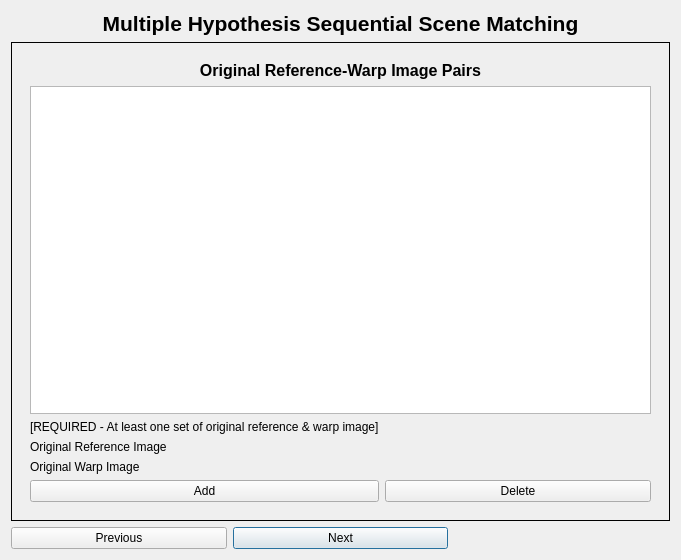
<?xml version="1.0" encoding="UTF-8"?>
<ui version="4.0">
 <class>MultiHypothesisDialogBase</class>
 <widget class="QDialog" name="MultiHypothesisDialogBase">
  <property name="geometry">
   <rect>
    <x>0</x>
    <y>0</y>
    <width>681</width>
    <height>560</height>
   </rect>
  </property>
  <property name="windowTitle">
   <string>Multiple Hypothesis Scene Matching</string>
  </property>
  <layout class="QGridLayout" name="gridLayout">
   <item row="2" column="1">
    <widget class="QPushButton" name="nextButton">
     <property name="text">
      <string>Next</string>
     </property>
    </widget>
   </item>
   <item row="0" column="0" colspan="3">
    <widget class="QLabel" name="title_label">
     <property name="text">
      <string>&lt;!DOCTYPE HTML PUBLIC &quot;-//W3C//DTD HTML 4.0//EN&quot; &quot;http://www.w3.org/TR/REC-html40/strict.dtd&quot;&gt;
&lt;html&gt;&lt;head&gt;&lt;meta name=&quot;qrichtext&quot; content=&quot;1&quot; /&gt;&lt;style type=&quot;text/css&quot;&gt;
p, li { white-space: pre-wrap; }
&lt;/style&gt;&lt;/head&gt;&lt;body style=&quot; font-family:'Sans Serif'; font-size:9pt; font-weight:400; font-style:normal;&quot;&gt;
&lt;p style=&quot; margin-top:0px; margin-bottom:0px; margin-left:0px; margin-right:0px; -qt-block-indent:0; text-indent:0px;&quot;&gt;&lt;span style=&quot; font-size:16pt; font-weight:600;&quot;&gt;Multiple Hypothesis Sequential Scene Matching&lt;/span&gt;&lt;/p&gt;&lt;/body&gt;&lt;/html&gt;</string>
     </property>
     <property name="alignment">
      <set>Qt::AlignCenter</set>
     </property>
    </widget>
   </item>
   <item row="2" column="0">
    <widget class="QPushButton" name="previousButton">
     <property name="text">
      <string>Previous</string>
     </property>
    </widget>
   </item>
   <item row="1" column="0" colspan="3">
    <widget class="QStackedWidget" name="stackedWidget">
     <property name="frameShape">
      <enum>QFrame::Box</enum>
     </property>
     <property name="currentIndex">
      <number>3</number>
     </property>
     <widget class="QWidget" name="page">
      <layout class="QGridLayout" name="gridLayout_2">
       <item row="0" column="0">
        <layout class="QFormLayout" name="formLayout">
         <item row="1" column="0">
          <widget class="QLabel" name="transformationTypeLabel">
           <property name="text">
            <string>Transformation Type</string>
           </property>
          </widget>
         </item>
         <item row="1" column="1">
          <widget class="QComboBox" name="transformationTypeComboBox">
           <item>
            <property name="text">
             <string>Affine Transform</string>
            </property>
           </item>
           <item>
            <property name="text">
             <string>Projective Transform</string>
            </property>
           </item>
           <item>
            <property name="text">
             <string>Linear Conformal Transform</string>
            </property>
           </item>
           <item>
            <property name="text">
             <string>Polynomial</string>
            </property>
           </item>
          </widget>
         </item>
         <item row="2" column="0">
          <widget class="QLabel" name="downsampleInputImageLabel">
           <property name="text">
            <string>Downsample Input Image</string>
           </property>
          </widget>
         </item>
         <item row="3" column="0">
          <widget class="QLabel" name="windowSizeLabel">
           <property name="text">
            <string>Window Size</string>
           </property>
          </widget>
         </item>
         <item row="3" column="1">
          <widget class="QSpinBox" name="windowSizeSpinBox">
           <property name="autoFillBackground">
            <bool>false</bool>
           </property>
           <property name="maximum">
            <number>1920</number>
           </property>
           <property name="value">
            <number>140</number>
           </property>
          </widget>
         </item>
         <item row="5" column="0">
          <widget class="QLabel" name="interpolationMethodLabel">
           <property name="text">
            <string>Interpolation Method</string>
           </property>
          </widget>
         </item>
         <item row="5" column="1">
          <widget class="QComboBox" name="interpolationMethodComboBox">
           <item>
            <property name="text">
             <string>Nearest-Neighbor</string>
            </property>
           </item>
           <item>
            <property name="text">
             <string>Bilinear</string>
            </property>
           </item>
           <item>
            <property name="text">
             <string>Pixel area relation</string>
            </property>
           </item>
           <item>
            <property name="text">
             <string>Bicubic</string>
            </property>
           </item>
          </widget>
         </item>
         <item row="6" column="0">
          <widget class="QLabel" name="searchMethodLabel">
           <property name="text">
            <string>Search Method</string>
           </property>
          </widget>
         </item>
         <item row="6" column="1">
          <widget class="QComboBox" name="searchMethodComboBox">
           <item>
            <property name="text">
             <string>Sequential Search</string>
            </property>
           </item>
           <item>
            <property name="text">
             <string>Coarse To Fine</string>
            </property>
           </item>
          </widget>
         </item>
         <item row="7" column="0">
          <widget class="QLabel" name="similarityMetricsLabel">
           <property name="text">
            <string>Similarity Metrics</string>
           </property>
          </widget>
         </item>
         <item row="7" column="1">
          <widget class="QComboBox" name="similarityMetricsComboBox">
           <item>
            <property name="text">
             <string>XOR</string>
            </property>
           </item>
           <item>
            <property name="text">
             <string>SAD</string>
            </property>
           </item>
           <item>
            <property name="text">
             <string>SSD</string>
            </property>
           </item>
           <item>
            <property name="text">
             <string>MI</string>
            </property>
           </item>
          </widget>
         </item>
         <item row="9" column="0">
          <widget class="QLabel" name="borderPaddingValueLabel">
           <property name="text">
            <string>Border Padding Value</string>
           </property>
          </widget>
         </item>
         <item row="9" column="1">
          <widget class="QDoubleSpinBox" name="borderPaddingValueDoubleSpinBox">
           <property name="minimum">
            <double>-100.000000000000000</double>
           </property>
           <property name="maximum">
            <double>100.000000000000000</double>
           </property>
           <property name="value">
            <double>-1.000000000000000</double>
           </property>
          </widget>
         </item>
         <item row="10" column="0">
          <widget class="QLabel" name="scaleIncrementValueLabel">
           <property name="text">
            <string>Scale Increment Value</string>
           </property>
          </widget>
         </item>
         <item row="10" column="1">
          <widget class="QDoubleSpinBox" name="scaleIncrementValueQDoubleSpinBox">
           <property name="minimum">
            <double>-100.000000000000000</double>
           </property>
           <property name="maximum">
            <double>100.000000000000000</double>
           </property>
           <property name="value">
            <double>0.050000000000000</double>
           </property>
          </widget>
         </item>
         <item row="11" column="0">
          <widget class="QLabel" name="rotationIncrementValueLabel">
           <property name="text">
            <string>Rotation Increment Value</string>
           </property>
          </widget>
         </item>
         <item row="11" column="1">
          <widget class="QDoubleSpinBox" name="rotationIncrementValueDoubleSpinBox">
           <property name="minimum">
            <double>-100.000000000000000</double>
           </property>
           <property name="maximum">
            <double>100.000000000000000</double>
           </property>
           <property name="value">
            <double>1.000000000000000</double>
           </property>
          </widget>
         </item>
         <item row="12" column="0">
          <widget class="QLabel" name="lowerRotationFactorBoundLabel">
           <property name="text">
            <string>Lower Rotational Bound</string>
           </property>
          </widget>
         </item>
         <item row="12" column="1">
          <widget class="QDoubleSpinBox" name="lowerRotationFactorBoundDoubleSpinBox">
           <property name="minimum">
            <double>-180.000000000000000</double>
           </property>
           <property name="maximum">
            <double>180.000000000000000</double>
           </property>
          </widget>
         </item>
         <item row="13" column="0">
          <widget class="QLabel" name="upperRotationFactorBoundLabel">
           <property name="text">
            <string>Upper Rotational Bound</string>
           </property>
          </widget>
         </item>
         <item row="13" column="1">
          <widget class="QDoubleSpinBox" name="upperRotationFactorBoundDoubleSpinBox">
           <property name="minimum">
            <double>-180.000000000000000</double>
           </property>
           <property name="maximum">
            <double>180.000000000000000</double>
           </property>
          </widget>
         </item>
         <item row="14" column="0">
          <widget class="QLabel" name="logFileLabel">
           <property name="text">
            <string>Log File</string>
           </property>
          </widget>
         </item>
         <item row="14" column="1">
          <widget class="QgsFileWidget" name="logFileQgsFileWidget">
           <property name="dialogTitle">
            <string>Create or select a log file</string>
           </property>
           <property name="filter">
            <string>*.log;; *.txt;; *.*</string>
           </property>
           <property name="defaultRoot">
            <string/>
           </property>
           <property name="storageMode">
            <enum>QgsFileWidget::SaveFile</enum>
           </property>
          </widget>
         </item>
         <item row="15" column="0">
          <widget class="QLabel" name="bandLabel">
           <property name="text">
            <string>Band</string>
           </property>
          </widget>
         </item>
         <item row="15" column="1">
          <widget class="QSpinBox" name="bandSpinBox">
           <property name="minimum">
            <number>1</number>
           </property>
          </widget>
         </item>
         <item row="0" column="0">
          <widget class="QLabel" name="numberOfTestsLabel">
           <property name="text">
            <string>Number of Tests</string>
           </property>
          </widget>
         </item>
         <item row="0" column="1">
          <widget class="QSpinBox" name="numberOfTestsSpinBox">
           <property name="minimum">
            <number>1</number>
           </property>
           <property name="maximum">
            <number>6</number>
           </property>
           <property name="value">
            <number>3</number>
           </property>
          </widget>
         </item>
         <item row="8" column="0">
          <widget class="QLabel" name="paddingLabel">
           <property name="text">
            <string>Padding</string>
           </property>
          </widget>
         </item>
         <item row="8" column="1">
          <widget class="QSpinBox" name="paddingSpinBox">
           <property name="minimum">
            <number>-10000</number>
           </property>
           <property name="maximum">
            <number>10000</number>
           </property>
          </widget>
         </item>
         <item row="2" column="1">
          <widget class="QgsSpinBox" name="downsampleQgsSpinBox">
           <property name="minimum">
            <number>1</number>
           </property>
           <property name="maximum">
            <number>10</number>
           </property>
          </widget>
         </item>
         <item row="4" column="0">
          <widget class="QLabel" name="label">
           <property name="text">
            <string>Warp Window</string>
           </property>
          </widget>
         </item>
         <item row="4" column="1">
          <widget class="QgsSpinBox" name="warpWindowQgsSpinBox"/>
         </item>
        </layout>
       </item>
      </layout>
     </widget>
     <widget class="QWidget" name="page_2">
      <layout class="QGridLayout" name="gridLayout_3">
       <item row="0" column="0">
        <widget class="QWidget" name="widget_3" native="true">
         <property name="autoFillBackground">
          <bool>false</bool>
         </property>
         <layout class="QGridLayout" name="gridLayout_6">
          <item row="0" column="0" colspan="2">
           <widget class="QLabel" name="title_label_4">
            <property name="text">
             <string>&lt;!DOCTYPE HTML PUBLIC &quot;-//W3C//DTD HTML 4.0//EN&quot; &quot;http://www.w3.org/TR/REC-html40/strict.dtd&quot;&gt;
&lt;html&gt;&lt;head&gt;&lt;meta name=&quot;qrichtext&quot; content=&quot;1&quot; /&gt;&lt;style type=&quot;text/css&quot;&gt;
p, li { white-space: pre-wrap; }
&lt;/style&gt;&lt;/head&gt;&lt;body style=&quot; font-family:'Sans Serif'; font-size:9pt; font-weight:400; font-style:normal;&quot;&gt;
&lt;p style=&quot; margin-top:0px; margin-bottom:0px; margin-left:0px; margin-right:0px; -qt-block-indent:0; text-indent:0px;&quot;&gt;&lt;span style=&quot; font-size:12pt; font-weight:600;&quot;&gt;Scaling&lt;/span&gt;&lt;/p&gt;&lt;/body&gt;&lt;/html&gt;</string>
            </property>
            <property name="alignment">
             <set>Qt::AlignCenter</set>
            </property>
           </widget>
          </item>
          <item row="1" column="0" colspan="2">
           <widget class="QListWidget" name="scalingList"/>
          </item>
          <item row="2" column="0" colspan="2">
           <layout class="QFormLayout" name="formLayout_2">
            <item row="0" column="0">
             <widget class="QLabel" name="scalingLowerValueLabel">
              <property name="text">
               <string>Scaling Lower Value</string>
              </property>
             </widget>
            </item>
            <item row="0" column="1">
             <widget class="QDoubleSpinBox" name="scalingLowerValueDoubleSpinBox">
              <property name="maximum">
               <double>100.000000000000000</double>
              </property>
              <property name="value">
               <double>1.000000000000000</double>
              </property>
             </widget>
            </item>
            <item row="1" column="0">
             <widget class="QLabel" name="scalingUpperValueLabel">
              <property name="text">
               <string>Scaling Upper Value</string>
              </property>
             </widget>
            </item>
            <item row="1" column="1">
             <widget class="QDoubleSpinBox" name="scalingUpperValueDoubleSpinBox">
              <property name="maximum">
               <double>100.000000000000000</double>
              </property>
              <property name="value">
               <double>1.000000000000000</double>
              </property>
             </widget>
            </item>
           </layout>
          </item>
          <item row="3" column="0">
           <widget class="QPushButton" name="scalingAddButton">
            <property name="text">
             <string>Add</string>
            </property>
           </widget>
          </item>
          <item row="3" column="1">
           <widget class="QPushButton" name="scalingDeleteButton">
            <property name="text">
             <string>Delete</string>
            </property>
           </widget>
          </item>
         </layout>
        </widget>
       </item>
      </layout>
     </widget>
     <widget class="QWidget" name="page_3">
      <layout class="QGridLayout" name="gridLayout_4">
       <item row="0" column="0">
        <widget class="QWidget" name="widget_2" native="true">
         <property name="autoFillBackground">
          <bool>false</bool>
         </property>
         <layout class="QGridLayout" name="gridLayout_7">
          <item row="0" column="0" colspan="2">
           <widget class="QLabel" name="title_label_2">
            <property name="text">
             <string>&lt;!DOCTYPE HTML PUBLIC &quot;-//W3C//DTD HTML 4.0//EN&quot; &quot;http://www.w3.org/TR/REC-html40/strict.dtd&quot;&gt;
&lt;html&gt;&lt;head&gt;&lt;meta name=&quot;qrichtext&quot; content=&quot;1&quot; /&gt;&lt;style type=&quot;text/css&quot;&gt;
p, li { white-space: pre-wrap; }
&lt;/style&gt;&lt;/head&gt;&lt;body style=&quot; font-family:'Sans Serif'; font-size:9pt; font-weight:400; font-style:normal;&quot;&gt;
&lt;p style=&quot; margin-top:0px; margin-bottom:0px; margin-left:0px; margin-right:0px; -qt-block-indent:0; text-indent:0px;&quot;&gt;&lt;span style=&quot; font-size:12pt; font-weight:600;&quot;&gt;Feature Images&lt;/span&gt;&lt;/p&gt;&lt;/body&gt;&lt;/html&gt;</string>
            </property>
            <property name="alignment">
             <set>Qt::AlignCenter</set>
            </property>
           </widget>
          </item>
          <item row="1" column="0" colspan="2">
           <widget class="QListWidget" name="featureImageList"/>
          </item>
          <item row="4" column="0">
           <widget class="QPushButton" name="featureImageAddButton">
            <property name="text">
             <string>Add</string>
            </property>
           </widget>
          </item>
          <item row="3" column="0" colspan="2">
           <layout class="QFormLayout" name="formLayout_3">
            <item row="0" column="0">
             <widget class="QLabel" name="referenceTopLeftLabel">
              <property name="text">
               <string>Reference Top Left</string>
              </property>
             </widget>
            </item>
            <item row="0" column="1">
             <widget class="QLineEdit" name="referenceTopLeftLineEdit">
              <property name="text">
               <string>[1000,300]</string>
              </property>
             </widget>
            </item>
            <item row="1" column="0">
             <widget class="QLabel" name="displacementLabel">
              <property name="text">
               <string>Displacement</string>
              </property>
             </widget>
            </item>
            <item row="1" column="1">
             <widget class="QLineEdit" name="displacementLineEdit">
              <property name="text">
               <string>[0,0]</string>
              </property>
             </widget>
            </item>
            <item row="2" column="0">
             <widget class="QLabel" name="featureReferenceImageLabel">
              <property name="text">
               <string>Feature Reference Image</string>
              </property>
             </widget>
            </item>
            <item row="2" column="1">
             <widget class="QgsFileWidget" name="featureReferenceImageQgsFileWidget">
              <property name="dialogTitle">
               <string>Select the Feature Reference Image</string>
              </property>
              <property name="filter">
               <string>*.tif *.tiff *.gtif ;;*.img ;; *.*</string>
              </property>
             </widget>
            </item>
            <item row="3" column="0">
             <widget class="QLabel" name="featureWarpImageLabel">
              <property name="text">
               <string>Feature Warp Image</string>
              </property>
             </widget>
            </item>
            <item row="3" column="1">
             <widget class="QgsFileWidget" name="featureWarpImageQgsFileWidget">
              <property name="dialogTitle">
               <string>Select the Feature Warp Image</string>
              </property>
              <property name="filter">
               <string>*.tif *.tiff *.gtif ;;*.img ;; *.*</string>
              </property>
             </widget>
            </item>
           </layout>
          </item>
          <item row="4" column="1">
           <widget class="QPushButton" name="featureImageDeleteButton">
            <property name="text">
             <string>Delete</string>
            </property>
           </widget>
          </item>
          <item row="2" column="0">
           <widget class="QLabel" name="label_3">
            <property name="text">
             <string>[REQUIRED - At least one set of feature reference &amp; warp image]</string>
            </property>
           </widget>
          </item>
         </layout>
        </widget>
       </item>
      </layout>
     </widget>
     <widget class="QWidget" name="page_5">
      <layout class="QGridLayout" name="gridLayout_10">
       <item row="0" column="0">
        <widget class="QWidget" name="widget_5" native="true">
         <property name="autoFillBackground">
          <bool>false</bool>
         </property>
         <layout class="QGridLayout" name="gridLayout_9">
          <item row="5" column="0" colspan="2">
           <layout class="QFormLayout" name="formLayout_5">
            <item row="0" column="0">
             <widget class="QLabel" name="originalWarpImageLabel">
              <property name="text">
               <string>Original Warp Image</string>
              </property>
             </widget>
            </item>
            <item row="0" column="1">
             <widget class="QgsFileWidget" name="originalWarpImageQgsFileWidget">
              <property name="dialogTitle">
               <string>Select the Feature Warp Image</string>
              </property>
              <property name="filter">
               <string>*.tif *.tiff *.gtif ;;*.img ;; *.*</string>
              </property>
             </widget>
            </item>
           </layout>
          </item>
          <item row="3" column="0">
           <widget class="QLabel" name="label_2">
            <property name="text">
             <string>[REQUIRED - At least one set of original reference &amp; warp image]</string>
            </property>
           </widget>
          </item>
          <item row="6" column="0">
           <widget class="QPushButton" name="originalImageAddButton">
            <property name="text">
             <string>Add</string>
            </property>
           </widget>
          </item>
          <item row="6" column="1">
           <widget class="QPushButton" name="originalImageDeleteButton">
            <property name="text">
             <string>Delete</string>
            </property>
           </widget>
          </item>
          <item row="2" column="0" colspan="2">
           <widget class="QListWidget" name="originalImageList"/>
          </item>
          <item row="0" column="0" colspan="2">
           <widget class="QLabel" name="title_label_3">
            <property name="text">
             <string>&lt;!DOCTYPE HTML PUBLIC &quot;-//W3C//DTD HTML 4.0//EN&quot; &quot;http://www.w3.org/TR/REC-html40/strict.dtd&quot;&gt;
&lt;html&gt;&lt;head&gt;&lt;meta name=&quot;qrichtext&quot; content=&quot;1&quot; /&gt;&lt;style type=&quot;text/css&quot;&gt;
p, li { white-space: pre-wrap; }
&lt;/style&gt;&lt;/head&gt;&lt;body style=&quot; font-family:'Sans Serif'; font-size:9pt; font-weight:400; font-style:normal;&quot;&gt;
&lt;p style=&quot; margin-top:0px; margin-bottom:0px; margin-left:0px; margin-right:0px; -qt-block-indent:0; text-indent:0px;&quot;&gt;&lt;span style=&quot; font-size:12pt; font-weight:600;&quot;&gt;Original Reference-Warp Image Pairs&lt;/span&gt;&lt;/p&gt;&lt;/body&gt;&lt;/html&gt;</string>
            </property>
            <property name="alignment">
             <set>Qt::AlignCenter</set>
            </property>
           </widget>
          </item>
          <item row="4" column="0" colspan="2">
           <layout class="QFormLayout" name="formLayout_6">
            <item row="0" column="0">
             <widget class="QLabel" name="featureWarpImageLabel_3">
              <property name="text">
               <string>Original Reference Image</string>
              </property>
             </widget>
            </item>
            <item row="0" column="1">
             <widget class="QgsFileWidget" name="originalReferenceImageQgsFileWidget">
              <property name="dialogTitle">
               <string>Select the Feature Warp Image</string>
              </property>
              <property name="filter">
               <string>*.tif *.tiff *.gtif ;;*.img ;; *.*</string>
              </property>
             </widget>
            </item>
           </layout>
          </item>
         </layout>
        </widget>
       </item>
      </layout>
     </widget>
     <widget class="QWidget" name="page_4">
      <layout class="QGridLayout" name="gridLayout_5">
       <item row="0" column="0">
        <widget class="QWidget" name="widget_4" native="true">
         <property name="autoFillBackground">
          <bool>false</bool>
         </property>
         <layout class="QGridLayout" name="gridLayout_8">
          <item row="0" column="0">
           <widget class="QLabel" name="title_label_5">
            <property name="maximumSize">
             <size>
              <width>16777215</width>
              <height>30</height>
             </size>
            </property>
            <property name="text">
             <string>&lt;!DOCTYPE HTML PUBLIC &quot;-//W3C//DTD HTML 4.0//EN&quot; &quot;http://www.w3.org/TR/REC-html40/strict.dtd&quot;&gt;
&lt;html&gt;&lt;head&gt;&lt;meta name=&quot;qrichtext&quot; content=&quot;1&quot; /&gt;&lt;style type=&quot;text/css&quot;&gt;
p, li { white-space: pre-wrap; }
&lt;/style&gt;&lt;/head&gt;&lt;body style=&quot; font-family:'Sans Serif'; font-size:9pt; font-weight:400; font-style:normal;&quot;&gt;
&lt;p style=&quot; margin-top:0px; margin-bottom:0px; margin-left:0px; margin-right:0px; -qt-block-indent:0; text-indent:0px;&quot;&gt;&lt;span style=&quot; font-size:12pt; font-weight:600;&quot;&gt;Output Image Filenames&lt;/span&gt;&lt;/p&gt;&lt;/body&gt;&lt;/html&gt;</string>
            </property>
            <property name="alignment">
             <set>Qt::AlignCenter</set>
            </property>
           </widget>
          </item>
          <item row="1" column="0">
           <layout class="QFormLayout" name="formLayout_4">
            <item row="0" column="0">
             <widget class="QLabel" name="outputDirectoryLabel">
              <property name="text">
               <string>Output Directory</string>
              </property>
             </widget>
            </item>
            <item row="0" column="1">
             <widget class="QgsFileWidget" name="outputDirectoryQgsFileWidget">
              <property name="dialogTitle">
               <string>Select the output directory</string>
              </property>
              <property name="storageMode">
               <enum>QgsFileWidget::GetDirectory</enum>
              </property>
             </widget>
            </item>
            <item row="1" column="0">
             <widget class="QLabel" name="referenceUnionLabel">
              <property name="text">
               <string>Reference Union</string>
              </property>
             </widget>
            </item>
            <item row="1" column="1">
             <widget class="QLineEdit" name="referenceUnionLineEdit">
              <property name="text">
               <string>refUnion.tif</string>
              </property>
             </widget>
            </item>
            <item row="2" column="0">
             <widget class="QLabel" name="warpUnionLabel">
              <property name="text">
               <string>Warp Union</string>
              </property>
             </widget>
            </item>
            <item row="2" column="1">
             <widget class="QLineEdit" name="warpUnionLineEdit">
              <property name="text">
               <string>warpUnion.tif</string>
              </property>
             </widget>
            </item>
            <item row="3" column="0">
             <widget class="QLabel" name="warpIntersectLabel">
              <property name="text">
               <string>Warp Intersect</string>
              </property>
             </widget>
            </item>
            <item row="3" column="1">
             <widget class="QLineEdit" name="warpIntersectLineEdit">
              <property name="text">
               <string>warpIntersect.tif</string>
              </property>
             </widget>
            </item>
            <item row="4" column="0">
             <widget class="QLabel" name="trasformationMatrixLabel">
              <property name="text">
               <string>Trasformation Matrix</string>
              </property>
             </widget>
            </item>
            <item row="4" column="1">
             <widget class="QLineEdit" name="trasformationMatrixLineEdit">
              <property name="text">
               <string>transMat.csv</string>
              </property>
             </widget>
            </item>
            <item row="5" column="0">
             <widget class="QLabel" name="finalControlPointsLabel">
              <property name="text">
               <string>Final Control Points</string>
              </property>
             </widget>
            </item>
            <item row="5" column="1">
             <widget class="QLineEdit" name="finalControlPointsLineEdit">
              <property name="text">
               <string>finalControlPoints.csv</string>
              </property>
             </widget>
            </item>
           </layout>
          </item>
         </layout>
        </widget>
       </item>
       <item row="1" column="0">
        <widget class="QDialogButtonBox" name="button_box">
         <property name="orientation">
          <enum>Qt::Horizontal</enum>
         </property>
         <property name="standardButtons">
          <set>QDialogButtonBox::Cancel|QDialogButtonBox::Ok</set>
         </property>
         <property name="centerButtons">
          <bool>false</bool>
         </property>
        </widget>
       </item>
      </layout>
     </widget>
    </widget>
   </item>
  </layout>
 </widget>
 <customwidgets>
  <customwidget>
   <class>QgsFileWidget</class>
   <extends>QWidget</extends>
   <header>qgsfilewidget.h</header>
  </customwidget>
  <customwidget>
   <class>QgsSpinBox</class>
   <extends>QSpinBox</extends>
   <header>qgsspinbox.h</header>
  </customwidget>
 </customwidgets>
 <resources/>
 <connections>
  <connection>
   <sender>button_box</sender>
   <signal>accepted()</signal>
   <receiver>MultiHypothesisDialogBase</receiver>
   <slot>accept()</slot>
   <hints>
    <hint type="sourcelabel">
     <x>20</x>
     <y>20</y>
    </hint>
    <hint type="destinationlabel">
     <x>20</x>
     <y>20</y>
    </hint>
   </hints>
  </connection>
  <connection>
   <sender>button_box</sender>
   <signal>rejected()</signal>
   <receiver>MultiHypothesisDialogBase</receiver>
   <slot>reject()</slot>
   <hints>
    <hint type="sourcelabel">
     <x>20</x>
     <y>20</y>
    </hint>
    <hint type="destinationlabel">
     <x>20</x>
     <y>20</y>
    </hint>
   </hints>
  </connection>
 </connections>
</ui>
